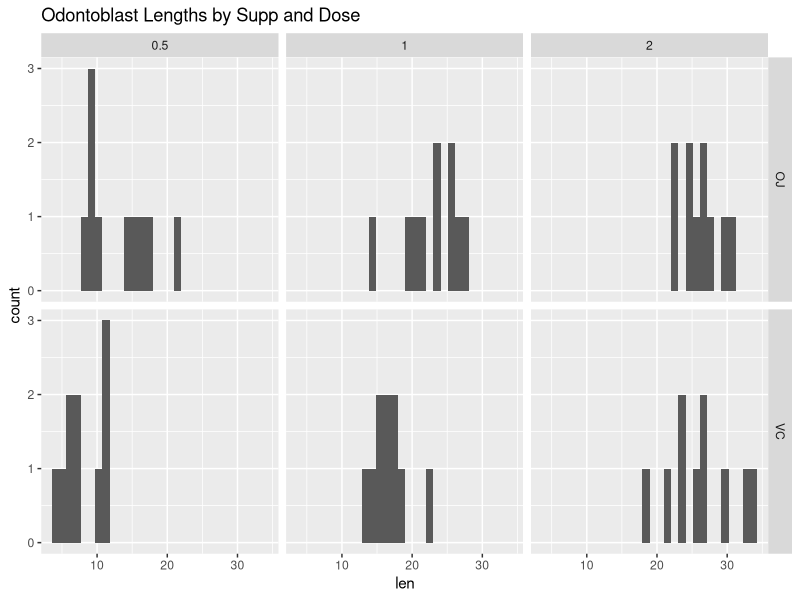

Reproduce this figure in R. (Note: this script raises an error after producing the figure.)
## ---- chunk 1
library('ggplot2')
library('datasets')
data("ToothGrowth")
str(ToothGrowth)
## ---- chunk 2
table(ToothGrowth$dose)
table(ToothGrowth$supp)
## ---- chunk 3
ggplot(ToothGrowth, aes(x=len)) + geom_histogram() + 
  facet_grid(supp ~ dose) + ggtitle('Odontoblast Lengths by Supp and Dose')
## ---- chunk 4
t.test(len ~ supp, paired=FALSE, var.equal=TRUE, data=ToothGrowth)
## ---- chunk 5
set_a <- ToothGrowth[ToothGrowth$dose %in% c(.5, 1.0), ]
t.test(len ~ dose, paired=FALSE, var.equal=TRUE, data=set_a)
## ---- chunk 6
set_b <- ToothGrowth[ToothGrowth$dose %in% c(1.0, 2.0), ]
t.test(len ~ dose, paired=FALSE, var.equal=TRUE, data=set_b)
## ---- chunk 7
set_c <- ToothGrowth[ToothGrowth$dose %in% c(.5, 2.0), ]
t.test(len ~ dose, paired=FALSE, var.equal=TRUE, data=set_c)
